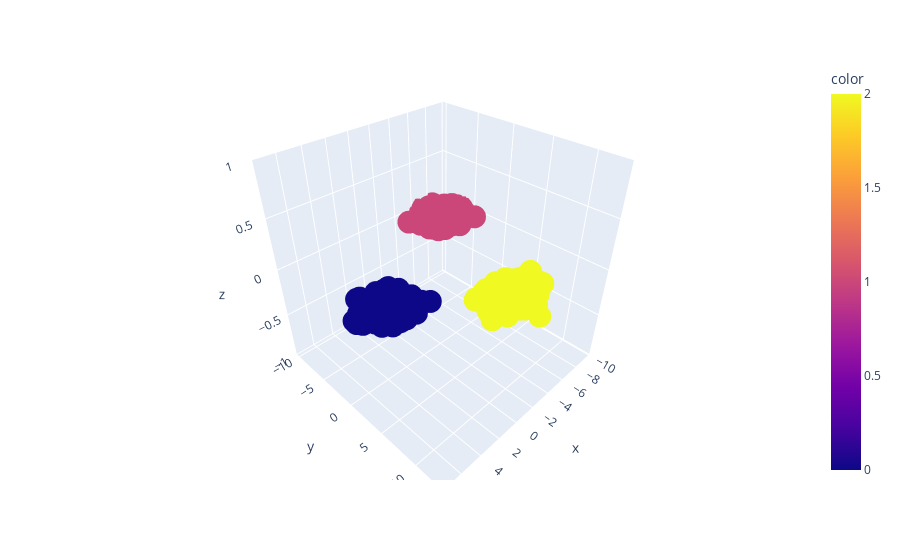

Write notebook code for a chart like this one.
### Code cell
# Check the shape of X
print(X.shape)

# If X has less than 3 columns, reshape it
if X.shape[1] < 3:
    X = np.hstack((X, np.zeros((X.shape[0], 3 - X.shape[1]))))

# Now you can plot the model in plotly
import plotly.express as px
fig = px.scatter_3d(x=X[:,0], y=X[:,1], z=X[:,2], color=lables)
fig.show()

### Figure 1 — Plotly figure (JSON) as saved in the notebook; plotly's stock layout.template omitted (floating-point values rounded to 4 significant figures; data arrays with more than 128 entries replaced by an {"elided": "..."} marker saying what was removed)
{"data": [{"hovertemplate": "x=%{x}<br>y=%{y}<br>z=%{z}<br>color=%{marker.color}<extra></extra>", "legendgroup": "", "marker": {"color": {"elided": "1000 int values"}, "coloraxis": "coloraxis", "symbol": "circle"}, "mode": "markers", "name": "", "scene": "scene", "showlegend": false, "type": "scatter3d", "x": {"elided": "1000 float values"}, "y": {"elided": "1000 float values"}, "z": {"elided": "1000 int values"}}], "layout": {"coloraxis": {"colorbar": {"title": {"text": "color"}}, "colorscale": [[0, "#0d0887"], [0.1111, "#46039f"], [0.2222, "#7201a8"], [0.3333, "#9c179e"], [0.4444, "#bd3786"], [0.5556, "#d8576b"], [0.6667, "#ed7953"], [0.7778, "#fb9f3a"], [0.8889, "#fdca26"], [1, "#f0f921"]]}, "legend": {"tracegroupgap": 0}, "margin": {"t": 60}, "scene": {"domain": {"x": [0, 1], "y": [0, 1]}, "xaxis": {"title": {"text": "x"}}, "yaxis": {"title": {"text": "y"}}, "zaxis": {"title": {"text": "z"}}}}}
